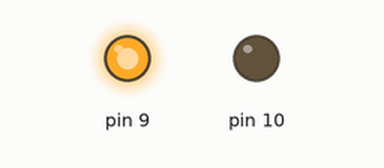
Recording of a sketch running on a simulated Arduino Uno, built with avr-gcc and run on an emulated ATmega328P. Parts: output pins drawn as LEDs (lit = HIGH).

Above: at 1.0 s.
At 2.5 s:
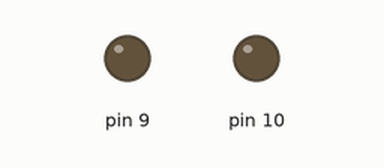
At 4.0 s:
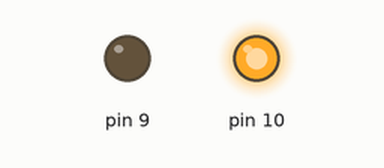
Timing chart, 0 to 7.8 s (numbered marks = the images above):
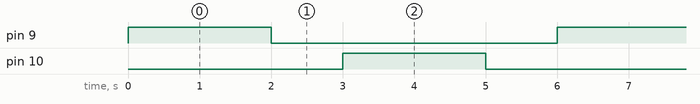

Measured:
- by itself, pin 9, pin 10: alternates HIGH for 2.0 s and LOW for 4.0 s
- by itself, everything shown: repeats every 6.0 s, in 4 steps

The sketch:

sketch_jan27a.ino
```cpp
void setup() {
  // put your setup code here, to run once:

  pinMode(9, OUTPUT);
  pinMode(10, OUTPUT);
}

void loop() {
  // put your main code here, to run repeatedly:

  digitalWrite(9, HIGH);
  digitalWrite(10, LOW);
  delay(2000);
  digitalWrite(9, LOW);
  delay(1000);
  digitalWrite(10, HIGH);
  delay(2000);
  digitalWrite(10, LOW);
  delay(1000);

}
```
